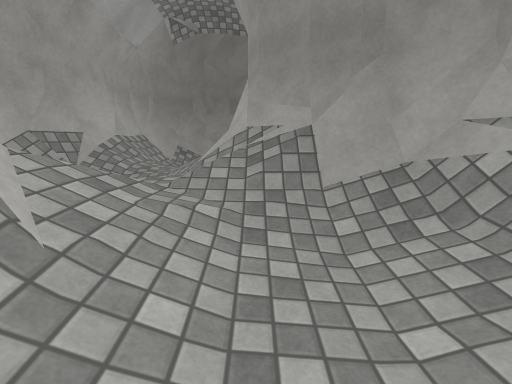
View 1 (above)

16 first-person views from a walk through a scene from a Unity 3-D project. The camera is 1.2 m above the floor, tilts 10° down and sees 85° across. The floor is counted in squares, 1 m on a side. Each view is taken from the middle of a square. On the plan, view 1 faces up. The plan holds only what a view shows up to about 13 squares ahead; the rest is blank. The place goes on beyond the plan. The player is left out. Surface patterns are stand-ins for the level's own textures.

View 2
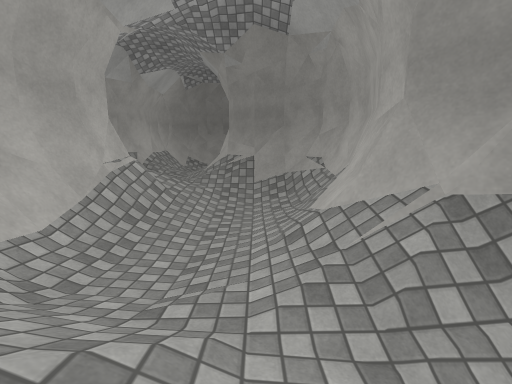

View 3
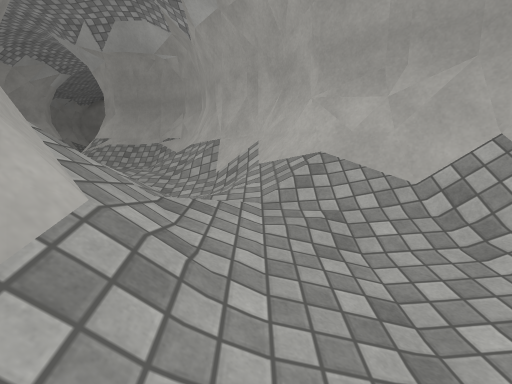

View 4
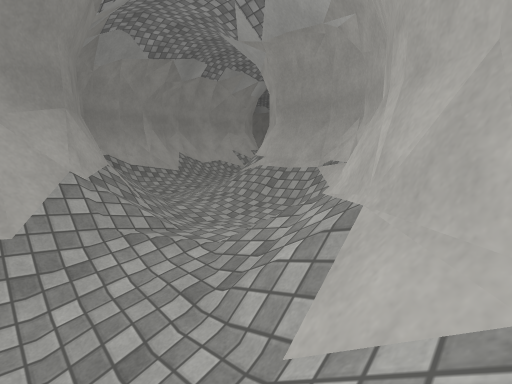

View 5
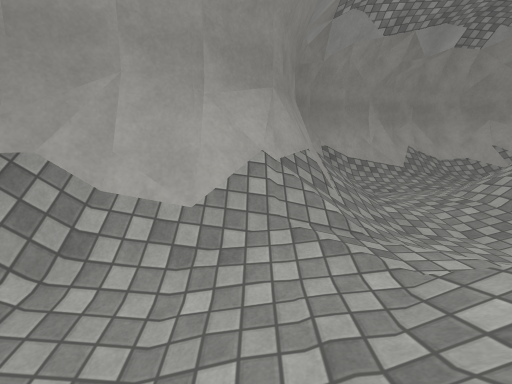

View 6
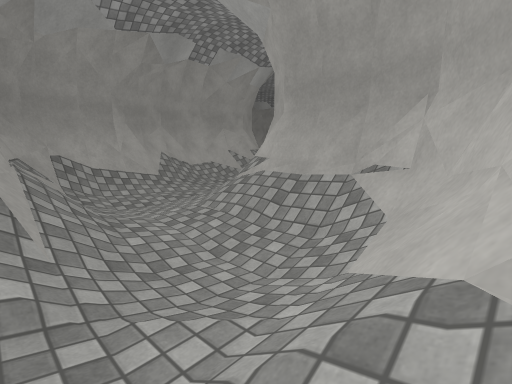

View 7
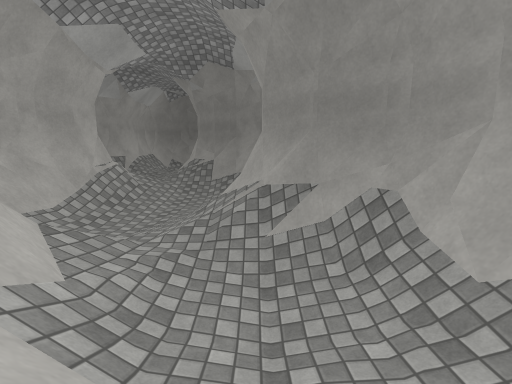

View 8
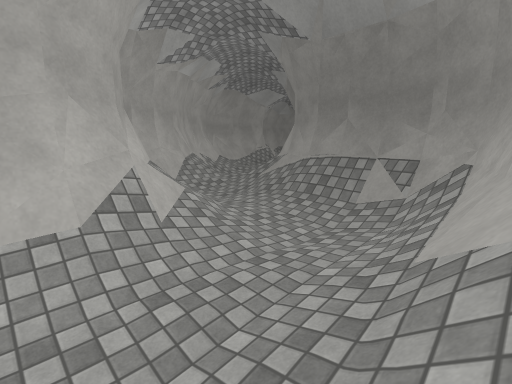

View 9
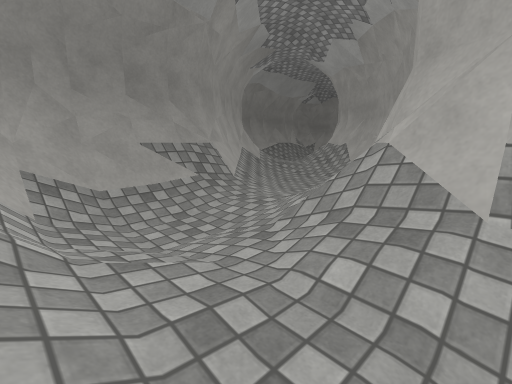

View 10
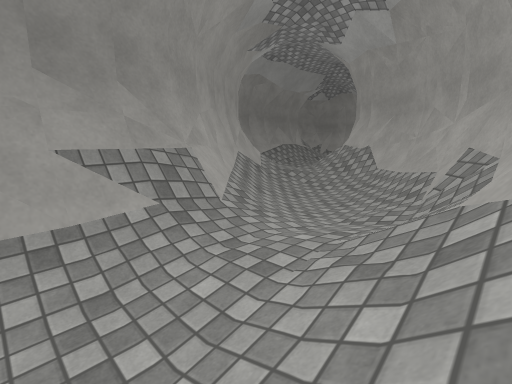

View 11
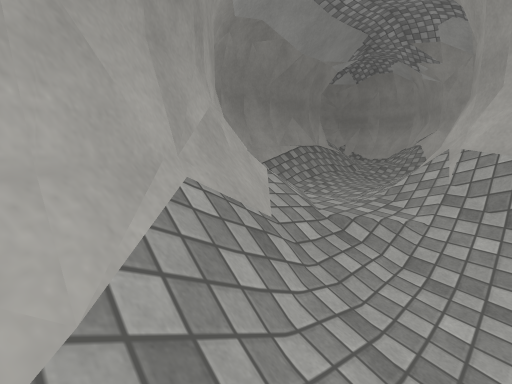

View 12
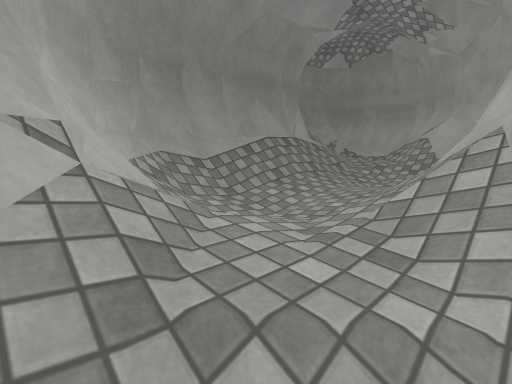

View 13
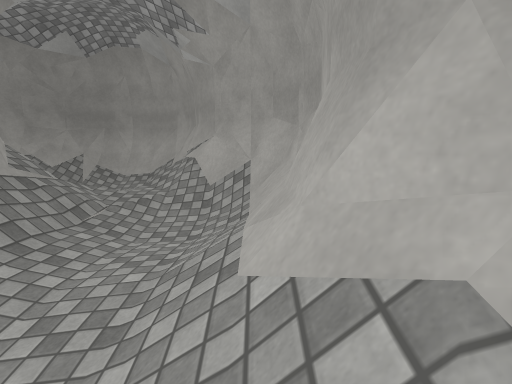

View 14
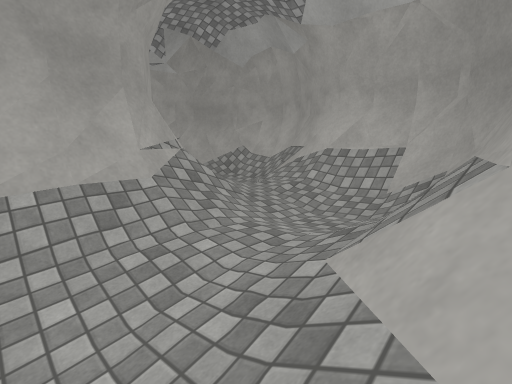

View 15
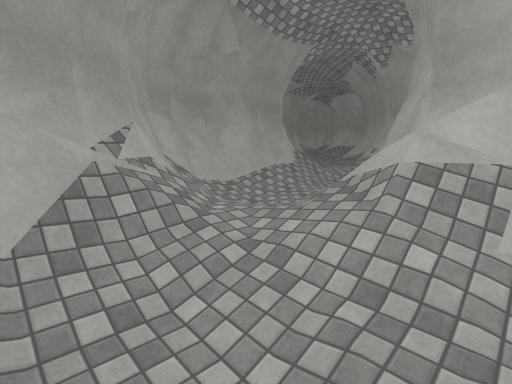

View 16
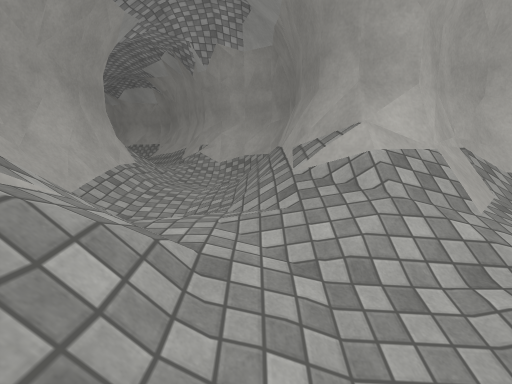

### Floor plan
Key: @ floor where view 1 was taken; # wall or solid block; . main floor; : floor 0.25 m higher than the main floor; + floor 0.5 m higher than the main floor; * floor 0.75 m higher than the main floor; / step, stairs or slope; = window, fence, low wall or low ledge; O other object.
Columns run from 6 left of view 1 to 22 right of it. Each row starts with its distance up from view 1.
 23                     ##=/: /##
 22                     ###/:./=#
 21               #######////.:##
 20              ##////////////=#
 19             ##//./::///*//###
 18             ##/:.:::..//###
 17           ###//////////##
 16          ##=/++//=====##
 15        ###O/:///#######
 14   ######=//..//##
 13  ##===O=//..//=#
 12  ##////:/..//=##
 11  #//.::::.//###
 10  #//://////###
  9  #/++//#####
  8 ##/+//##
  7 #O////#
  6 #/. //##
  5 #//  //##
  4 ##/ +//=##
  3  ## /////##
  2   ##=/../=#
  1    #//../=#
  0    #//@//##
 -1    #/..//#
 -2    #/..//##
 -3    #/////=##
 -4    ##//+//=##
 -5     ##///.//#
 -6      ##//.:/##
 -7       ##//://##
 -8        #=/++//#####
 -9        ##////////=###
-10         ##//.::////=#
-11          #=/./::..:=#
-12          ##//////.:##
-13           ####=#/.:/##
-14            #####/:.//#
-15                ##:.//#
-16                 #:.:/#

Where each view was taken, in squares from view 1:
view 1: 0 up, 0 right, facing up
view 2: 6 down, 1 right, facing up
view 3: 0 up, 1 right, facing down
view 4: 6 down, 1 right, facing down-right
view 5: 7 down, 2 right, facing right
view 6: 8 down, 3 right, facing down-right
view 7: 9 down, 3 right, facing up
view 8: 16 down, 14 right, facing up-left
view 9: 7 up, 4 left, facing up-right
view 10: 9 up, 2 left, facing up-right
view 11: 14 up, 3 right, facing up-right
view 12: 15 up, 6 right, facing up-right
view 13: 16 up, 9 right, facing right
view 14: 14 up, 3 right, facing down-left
view 15: 23 up, 20 right, facing down-left
view 16: 20 up, 20 right, facing left
